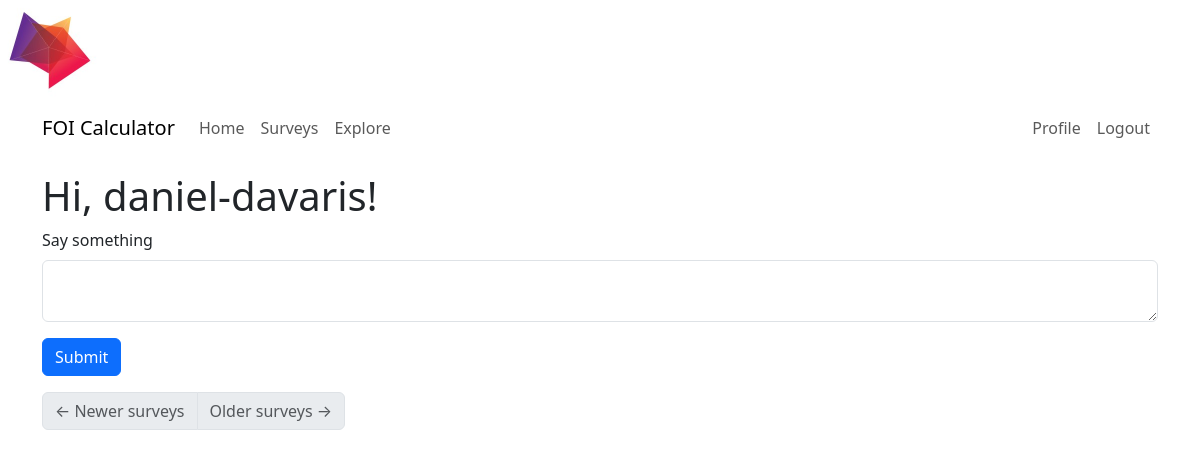
/index_survey (signed in), run on an earlier commit of the app's database.
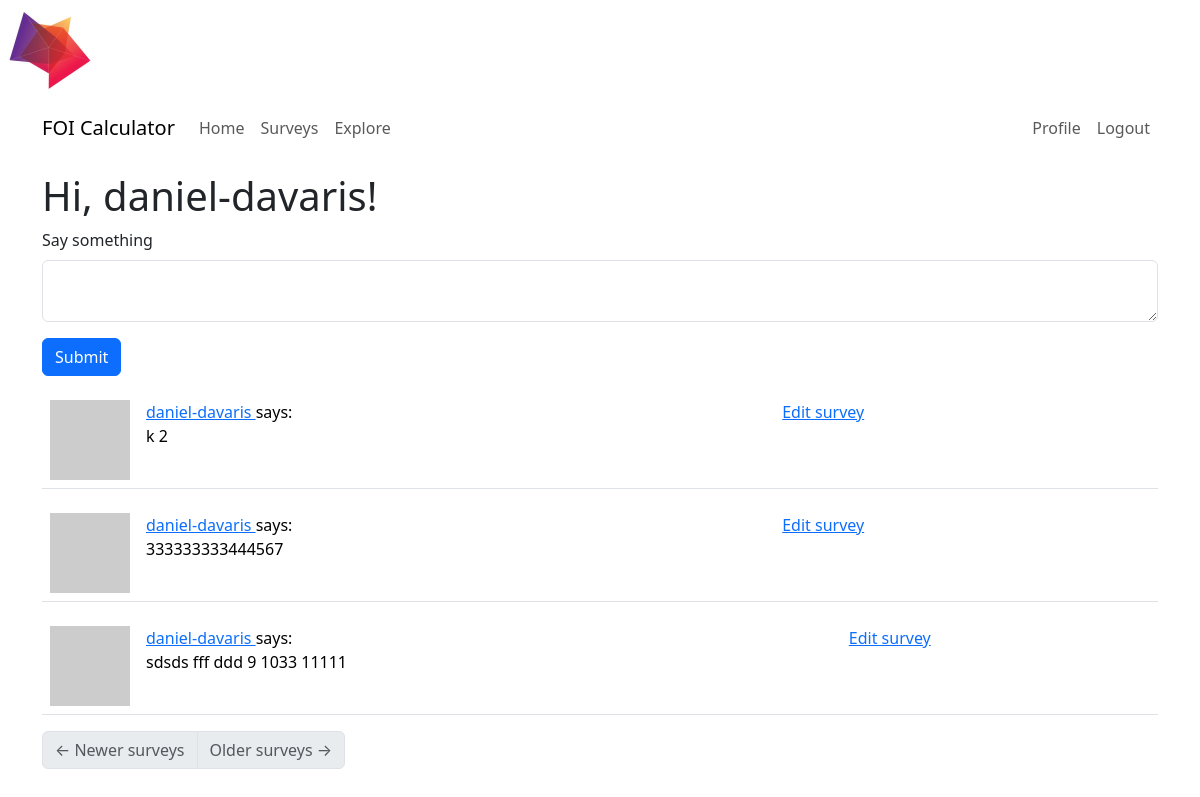
And on a later commit of the database.
### app/models.py (models this page shows, shortened)
class User(UserMixin, db.Model):
    id: so.Mapped[int] = so.mapped_column(primary_key=True)
    username: so.Mapped[str] = so.mapped_column(sa.String(64), index=True,
                                                unique=True)
    email: so.Mapped[str] = so.mapped_column(sa.String(120), index=True,
                                             unique=True)
    password_hash: so.Mapped[Optional[str]] = so.mapped_column(sa.String(256))
    about_me: so.Mapped[Optional[str]] = so.mapped_column(sa.String(140))
    last_seen: so.Mapped[Optional[datetime]] = so.mapped_column(
        default=lambda: datetime.now(timezone.utc))
    posts: so.WriteOnlyMapped['Post'] = so.relationship(
        back_populates='author')
    surveys: so.WriteOnlyMapped['Survey'] = so.relationship(
        back_populates='author')
    following: so.WriteOnlyMapped['User'] = so.relationship(
        secondary=followers, primaryjoin=(followers.c.follower_id == id),
        secondaryjoin=(followers.c.followed_id == id),
        back_populates='followers')
    followers: so.WriteOnlyMapped['User'] = so.relationship(
        secondary=followers, primaryjoin=(followers.c.followed_id == id),
        secondaryjoin=(followers.c.follower_id == id),
        back_populates='following')
    def avatar(self, size):
        digest = md5(self.email.lower().encode('utf-8')).hexdigest()
        return f'https://www.gravatar.com/avatar/{digest}?d=identicon&s={size}'
    def following_surveys(self):
        Author = so.aliased(User)
        return (
            sa.select(Survey)
            .join(Survey.author.of_type(Author))
            .where(sa.or_(
                Author.id == self.id,
            ))
            .group_by(Survey)
            .order_by(Survey.timestamp.desc())
        )

class Survey(db.Model):
    id: so.Mapped[int] = so.mapped_column(primary_key=True)
    body: so.Mapped[str] = so.mapped_column(sa.String(140))
    timestamp: so.Mapped[datetime] = so.mapped_column(
        index=True, default=lambda: datetime.now(timezone.utc))
    user_id: so.Mapped[int] = so.mapped_column(sa.ForeignKey(User.id),
                                               index=True)
    author: so.Mapped[User] = so.relationship(back_populates='surveys')

### app/routes.py (the view)
@app.route('/', methods=['GET', 'POST'])
@app.route('/index_survey', methods=['GET', 'POST'])
@login_required
def index_survey():
    form = SurveyForm()
    if form.validate_on_submit():
        survey = Survey(body=form.survey.data, author=current_user)
        db.session.add(survey)
        db.session.commit()
        flash('Your survey is now live!')
        return redirect(url_for('index_survey'))
    page = request.args.get('page', 1, type=int)
    surveys = db.paginate(current_user.following_surveys(), page=page,
                        per_page=app.config['POSTS_PER_PAGE'], error_out=False)
    next_url = url_for('index_survey', page=surveys.next_num) \
        if surveys.has_next else None
    prev_url = url_for('index', page=surveys.prev_num) \
        if surveys.has_prev else None
    return render_template('index_survey.html', title='Home', form=form,
                           surveys=surveys.items, next_url=next_url,
                           prev_url=prev_url)

### app/forms.py
class SurveyForm(FlaskForm):
    survey = TextAreaField('Say something', validators=[
        DataRequired(), Length(min=1, max=140)])
    submit = SubmitField('Submit')

### app/models.py (called while the page is built)
@login.user_loader
def load_user(id):
    return db.session.get(User, int(id))

### app/routes.py (called while the page is built)
@app.before_request
def before_request():
    if current_user.is_authenticated:
        current_user.last_seen = datetime.now(timezone.utc)
        db.session.commit()

### app/templates/index_survey.html
{% extends "base.html" %}
{% import "bootstrap_wtf.html" as wtf %}
{% block content %}
    <h1>Hi, {{ current_user.username }}!</h1>
    {% if form %}
    {{ wtf.quick_form(form) }}
    {% endif %}
    {% for survey in surveys %}
        {% include '_survey.html' %}
    {% endfor %}
    <nav aria-label="Post navigation">
        <ul class="pagination">
            <li class="page-item{% if not prev_url %} disabled{% endif %}">
                <a class="page-link" href="{{ prev_url }}">
                    <span aria-hidden="true">&larr;</span> Newer surveys
                </a>
            </li>
            <li class="page-item{% if not next_url %} disabled{% endif %}">
                <a class="page-link" href="{{ next_url }}">
                    Older surveys <span aria-hidden="true">&rarr;</span>
                </a>
            </li>
        </ul>
    </nav>
{% endblock %}

### app/templates/base.html (shortened to what this page needs)
<!doctype html>
<html lang="en">
  <head>
    <link
        href="https://cdn.jsdelivr.net/npm/bootstrap@5.3.2/dist/css/bootstrap.min.css"
        rel="stylesheet"
>
  </head>
  <body>
    <img style="width:100px"src="{{ url_for('static', filename='images/logo-2.jpeg') }}" class="image" />
    <nav style="background-color:rgb(255, 255, 255) !important" class="navbar navbar-expand-lg bg-body-tertiary">
      <div class="container">
        <a class="navbar-brand" href="{{ url_for('index') }}">FOI Calculator</a>
        <div class="collapse navbar-collapse" id="navbarSupportedContent">
          <ul class="navbar-nav me-auto mb-2 mb-lg-0">
            {% if not current_user.is_anonymous %}
            <li class="nav-item">
              <a class="nav-link" aria-current="page" href="{{ url_for('index') }}">Home</a>
            </li>
            <li class="nav-item">
              <a class="nav-link" aria-current="page" href="{{ url_for('index_survey') }}">Surveys</a>
            </li>
            <li class="nav-item">
              <a class="nav-link" aria-current="page" href="{{ url_for('explore') }}">Explore</a>
            </li>
            {% endif %}
          </ul>
          <ul class="navbar-nav mb-2 mb-lg-0">
            {% if current_user.is_anonymous %}
            <li class="nav-item">
              <a class="nav-link" aria-current="page" href="{{ url_for('login') }}">Login</a>
            </li>
            {% else %}
            <li class="nav-item">
              <a class="nav-link" aria-current="page" href="{{ url_for('user', username=current_user.username) }}">Profile</a>
            </li>
            <li class="nav-item">
              <a class="nav-link" aria-current="page" href="{{ url_for('logout') }}">Logout</a>
            </li>
            {% endif %}
          </ul>
        </div>
      </div>
    </nav>
    <div class="container mt-3">
      {% block content %}{% endblock %}
    </div>
  </body>
</html>

### app/templates/bootstrap_wtf.html (shortened to what this page needs)
{% macro form_field(field, autofocus) %}
  {%- if field.type == 'BooleanField' %}
  <div class="form-check mb-3">
    {{ field(class='form-check-input') }}
    {{ field.label(class='form-check-label') }}
  </div>
  {%- elif field.type == 'SelectField' %}
    {{ field.label(class='form-label') }}
    {{ field(class='form-select mb-3') }}
  {%- elif field.type == 'TextAreaField' %}
  <div class="mb-3">
    {{ field.label(class='form-label') }}
    {% if autofocus %}
      {{ field(class='form-control' + (' is-invalid' if field.errors else ''), autofocus=True) }}
    {% else %}
      {{ field(class='form-control' + (' is-invalid' if field.errors else '')) }}
    {% endif %}
  </div>
  {%- elif field.type == 'SubmitField' %}
  {{ field(class='btn btn-primary mb-3') }}
  {%- endif %}
{% endmacro %}
{% macro quick_form(form, action="", method="post", id="", novalidate=False) %}
<form
  {%- if action != None %} action="{{ action }}"{% endif -%}
  {%- if method %} method="{{ method }}"{% endif %}
  {%- if novalidate %} novalidate{% endif -%}>
  {% set ns = namespace(first_field=true) %}
  {%- for field in form %}
    {% if field.widget.input_type != 'hidden' -%}
      {{ form_field(field, ns.first_field) }}
      {% set ns.first_field = false %}
    {%- endif %}
  {%- endfor %}
</form>
{% endmacro %}

### app/templates/_survey.html (shortened to what this page needs)
    <table class="table table-hover">
        <tr>
            <td width="70px">
                <a href="{{ url_for('user', username=survey.author.username) }}">
                    <img src="{{ survey.author.avatar(70) }}" />
                </a>
            </td>
            <td>
                <a href="{{ url_for('user', username=survey.author.username) }}">
                    {{ survey.author.username }}
                </a>
                    says:
                <br>
                {{ survey.body }}
            </td>
            <td>
                <a href="{{ url_for('edit_survey', id=survey.id) }}">Edit survey</a>
            </td>
        </tr>
    </table>

What changed in the data, as far as the page shows it:
added Survey: author.username "daniel-davaris", body "k 2"
added Survey: author.username "daniel-davaris", body "333333333444567"
added Survey: author.username "daniel-davaris", body "sdsds fff ddd 9 1033 11111"
